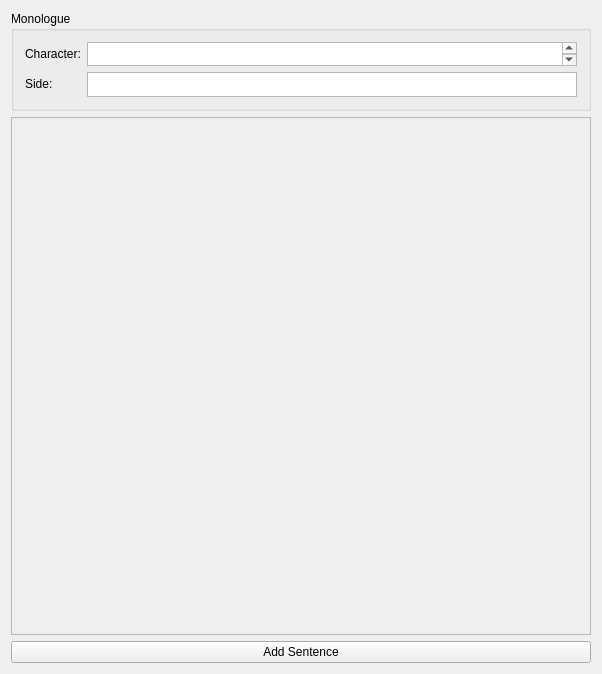
<?xml version="1.0" encoding="UTF-8"?>
<ui version="4.0">
 <class>MonologueWidget</class>
 <widget class="QWidget" name="MonologueWidget">
  <property name="geometry">
   <rect>
    <x>0</x>
    <y>0</y>
    <width>602</width>
    <height>674</height>
   </rect>
  </property>
  <property name="windowTitle">
   <string>MonologueWidget</string>
  </property>
  <layout class="QVBoxLayout" name="verticalLayout_2">
   <item>
    <widget class="QGroupBox" name="groupBox_2">
     <property name="minimumSize">
      <size>
       <width>0</width>
       <height>0</height>
      </size>
     </property>
     <property name="maximumSize">
      <size>
       <width>16777215</width>
       <height>100</height>
      </size>
     </property>
     <property name="title">
      <string>Monologue</string>
     </property>
     <layout class="QFormLayout" name="formLayout">
      <item row="0" column="1">
       <widget class="QPlainTextEdit" name="CharacterText">
        <property name="maximumSize">
         <size>
          <width>16777215</width>
          <height>30</height>
         </size>
        </property>
       </widget>
      </item>
      <item row="0" column="0">
       <widget class="QLabel" name="CharacterLabel">
        <property name="text">
         <string>Character:</string>
        </property>
       </widget>
      </item>
      <item row="1" column="1">
       <widget class="QPlainTextEdit" name="SideText">
        <property name="maximumSize">
         <size>
          <width>16777215</width>
          <height>30</height>
         </size>
        </property>
       </widget>
      </item>
      <item row="1" column="0">
       <widget class="QLabel" name="SideLabel">
        <property name="text">
         <string>Side:</string>
        </property>
       </widget>
      </item>
     </layout>
    </widget>
   </item>
   <item>
    <widget class="QScrollArea" name="SentencesScrollArea">
     <property name="widgetResizable">
      <bool>true</bool>
     </property>
     <widget class="QWidget" name="scrollAreaWidgetContents_2">
      <property name="geometry">
       <rect>
        <x>0</x>
        <y>0</y>
        <width>582</width>
        <height>519</height>
       </rect>
      </property>
      <layout class="QGridLayout" name="gridLayout">
       <item row="0" column="0">
        <layout class="QVBoxLayout" name="SentencesLayout"/>
       </item>
      </layout>
     </widget>
    </widget>
   </item>
   <item>
    <widget class="QPushButton" name="AddSentenceButton">
     <property name="text">
      <string>Add Sentence</string>
     </property>
    </widget>
   </item>
  </layout>
 </widget>
 <layoutdefault spacing="6" margin="11"/>
 <resources/>
 <connections/>
</ui>
